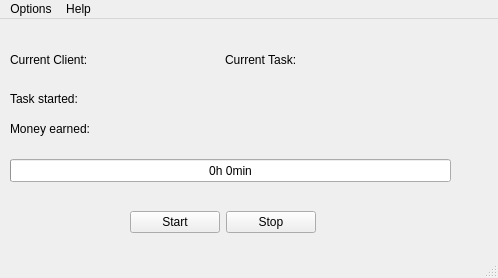
<?xml version="1.0" encoding="UTF-8"?>
<ui version="4.0">
 <class>MainWindow</class>
 <widget class="QMainWindow" name="MainWindow">
  <property name="geometry">
   <rect>
    <x>0</x>
    <y>0</y>
    <width>498</width>
    <height>278</height>
   </rect>
  </property>
  <property name="windowTitle">
   <string>TimeIsMoney</string>
  </property>
  <widget class="QWidget" name="centralwidget">
   <widget class="QWidget" name="layoutWidget_2">
    <property name="geometry">
     <rect>
      <x>10</x>
      <y>70</y>
      <width>350</width>
      <height>19</height>
     </rect>
    </property>
    <layout class="QHBoxLayout" name="horizontalLayout_3">
     <item>
      <widget class="QLabel" name="label_5">
       <property name="text">
        <string>Task started:</string>
       </property>
      </widget>
     </item>
     <item>
      <widget class="QLabel" name="label_taskstarted">
       <property name="sizePolicy">
        <sizepolicy hsizetype="Maximum" vsizetype="Preferred">
         <horstretch>0</horstretch>
         <verstretch>0</verstretch>
        </sizepolicy>
       </property>
       <property name="maximumSize">
        <size>
         <width>255</width>
         <height>16777215</height>
        </size>
       </property>
       <property name="text">
        <string/>
       </property>
       <property name="alignment">
        <set>Qt::AlignJustify|Qt::AlignVCenter</set>
       </property>
      </widget>
     </item>
    </layout>
   </widget>
   <widget class="QWidget" name="layoutWidget_3">
    <property name="geometry">
     <rect>
      <x>10</x>
      <y>100</y>
      <width>215</width>
      <height>19</height>
     </rect>
    </property>
    <layout class="QHBoxLayout" name="horizontalLayout_5">
     <item>
      <widget class="QLabel" name="label_7">
       <property name="text">
        <string>Money earned:</string>
       </property>
      </widget>
     </item>
     <item>
      <widget class="QLabel" name="label_moneyearned">
       <property name="text">
        <string/>
       </property>
      </widget>
     </item>
    </layout>
   </widget>
   <widget class="QWidget" name="layoutWidget">
    <property name="geometry">
     <rect>
      <x>10</x>
      <y>30</y>
      <width>424</width>
      <height>21</height>
     </rect>
    </property>
    <layout class="QHBoxLayout" name="horizontalLayout_4">
     <item>
      <layout class="QHBoxLayout" name="horizontalLayout">
       <item>
        <widget class="QLabel" name="label">
         <property name="text">
          <string>Current Client:</string>
         </property>
        </widget>
       </item>
       <item>
        <widget class="QLabel" name="label_currentclient">
         <property name="text">
          <string/>
         </property>
        </widget>
       </item>
      </layout>
     </item>
     <item>
      <layout class="QHBoxLayout" name="horizontalLayout_2">
       <item>
        <widget class="QLabel" name="label_3">
         <property name="text">
          <string>Current Task:</string>
         </property>
        </widget>
       </item>
       <item>
        <widget class="QLabel" name="label_currenttask">
         <property name="text">
          <string/>
         </property>
        </widget>
       </item>
      </layout>
     </item>
    </layout>
   </widget>
   <widget class="QWidget" name="layoutWidget">
    <property name="geometry">
     <rect>
      <x>130</x>
      <y>190</y>
      <width>186</width>
      <height>27</height>
     </rect>
    </property>
    <layout class="QHBoxLayout" name="horizontalLayout_6">
     <item>
      <widget class="QPushButton" name="startTaskBtn">
       <property name="text">
        <string>Start</string>
       </property>
       <property name="shortcut">
        <string>Alt+S</string>
       </property>
      </widget>
     </item>
     <item>
      <widget class="QPushButton" name="stopTaskBtn">
       <property name="text">
        <string>Stop</string>
       </property>
       <property name="shortcut">
        <string>Alt+E</string>
       </property>
      </widget>
     </item>
    </layout>
   </widget>
   <widget class="QProgressBar" name="progressBar">
    <property name="geometry">
     <rect>
      <x>10</x>
      <y>140</y>
      <width>441</width>
      <height>23</height>
     </rect>
    </property>
    <property name="maximum">
     <number>60</number>
    </property>
    <property name="value">
     <number>0</number>
    </property>
    <property name="alignment">
     <set>Qt::AlignCenter</set>
    </property>
    <property name="textVisible">
     <bool>true</bool>
    </property>
    <property name="invertedAppearance">
     <bool>false</bool>
    </property>
    <property name="format">
     <string>0h %vmin</string>
    </property>
   </widget>
  </widget>
  <widget class="QMenuBar" name="menubar">
   <property name="geometry">
    <rect>
     <x>0</x>
     <y>0</y>
     <width>498</width>
     <height>22</height>
    </rect>
   </property>
   <widget class="QMenu" name="menuOptions">
    <property name="title">
     <string>Options</string>
    </property>
    <widget class="QMenu" name="menuUSB">
     <property name="title">
      <string>USB</string>
     </property>
     <addaction name="actionPort"/>
    </widget>
    <addaction name="menuUSB"/>
    <addaction name="separator"/>
    <addaction name="separator"/>
    <addaction name="actionOverview"/>
    <addaction name="actionCreate_Invoice"/>
   </widget>
   <widget class="QMenu" name="menuHelp">
    <property name="title">
     <string>Help</string>
    </property>
    <addaction name="actionInfo"/>
    <addaction name="actionCheck_for_Updates"/>
   </widget>
   <addaction name="menuOptions"/>
   <addaction name="menuHelp"/>
  </widget>
  <widget class="QStatusBar" name="statusbar"/>
  <action name="actionOverview">
   <property name="text">
    <string>Overview</string>
   </property>
  </action>
  <action name="actionCreate_Invoice">
   <property name="text">
    <string>Create Invoice</string>
   </property>
  </action>
  <action name="actionPort">
   <property name="text">
    <string>Port</string>
   </property>
  </action>
  <action name="actionInfo">
   <property name="text">
    <string>Info</string>
   </property>
  </action>
  <action name="actionCheck_for_Updates">
   <property name="text">
    <string>Check for Updates</string>
   </property>
  </action>
 </widget>
 <resources/>
 <connections/>
</ui>
